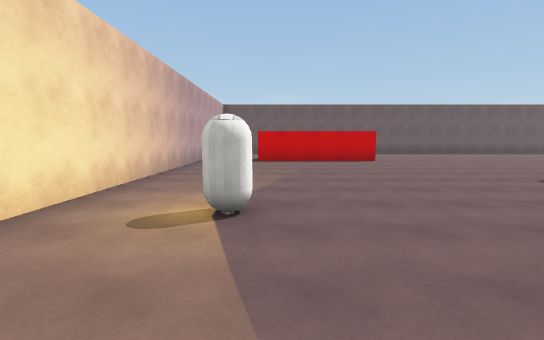
[1] (above)

16 first-person views from a walk through a 3-D level made in the Unity game engine. The camera is 1.5 m above the floor, tilts 6° down and sees 85° across. The floor is counted in squares, 2 m on a side. Each view is taken from the middle of a square. On the plan, view 1 faces up. The plan holds only what a view shows up to about 10 squares ahead; the rest is blank. The player is left out. Surface patterns are stand-ins for the level's own textures.

[2]
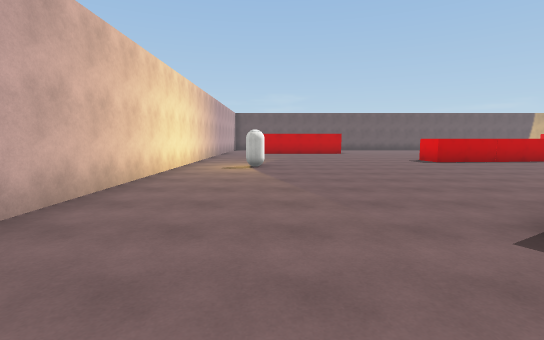

[3]
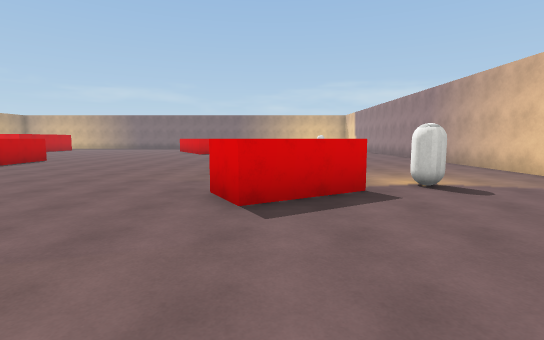

[4]
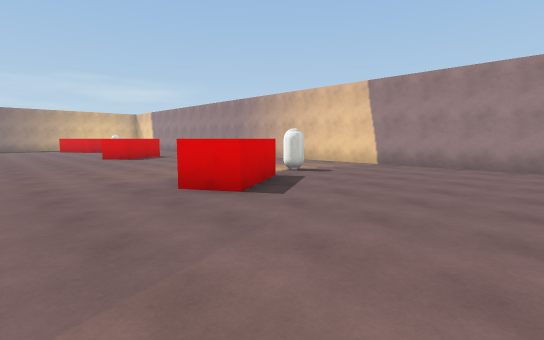

[5]
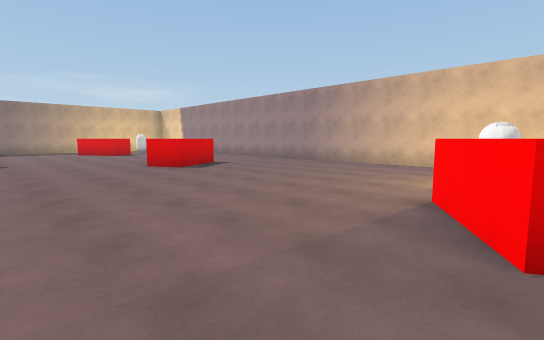

[6]
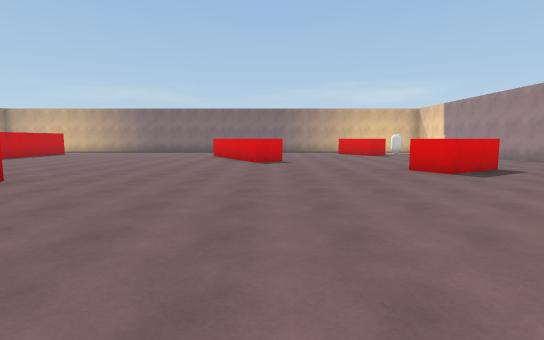

[7]
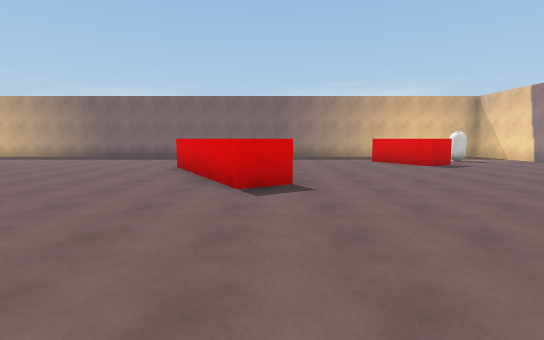

[8]
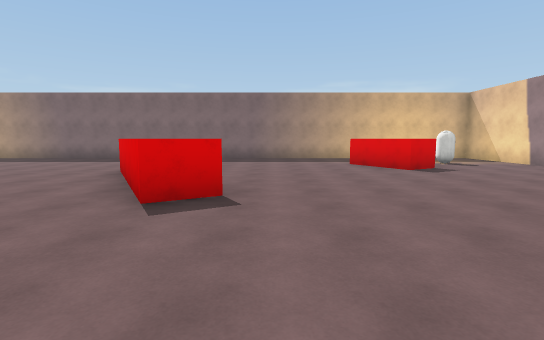

[9]
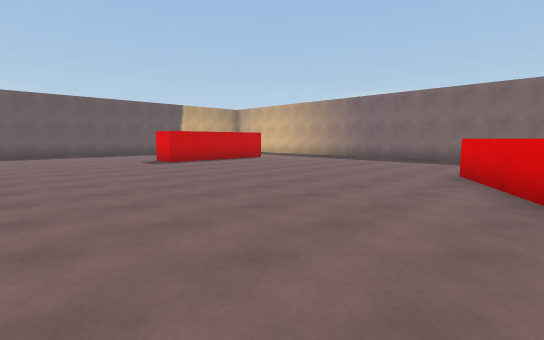

[10]
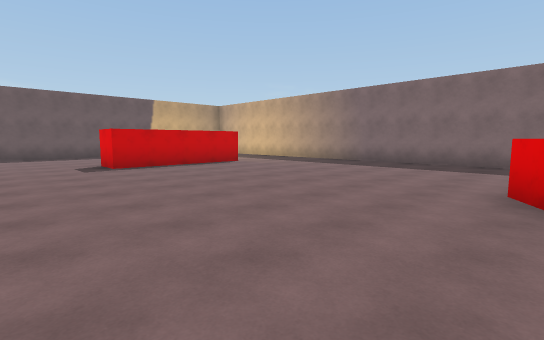

[11]
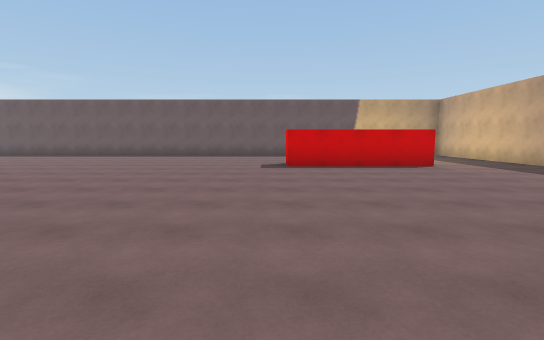

[12]
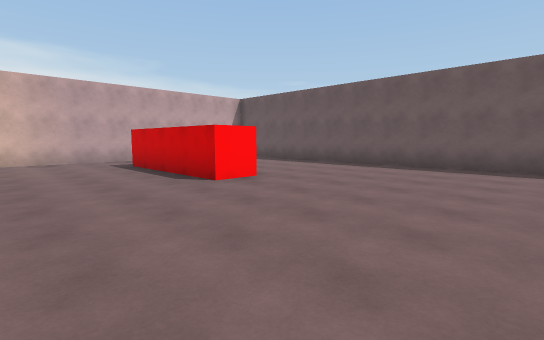

[13]
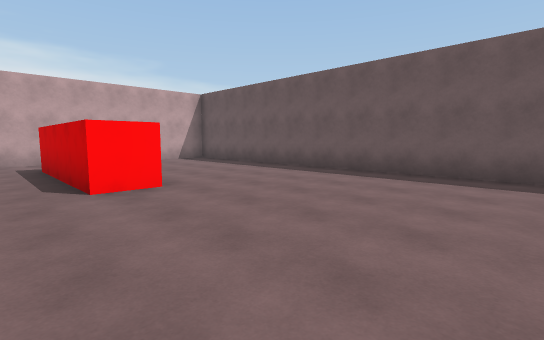

[14]
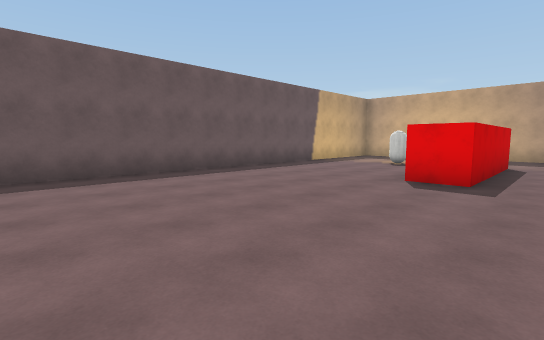

[15]
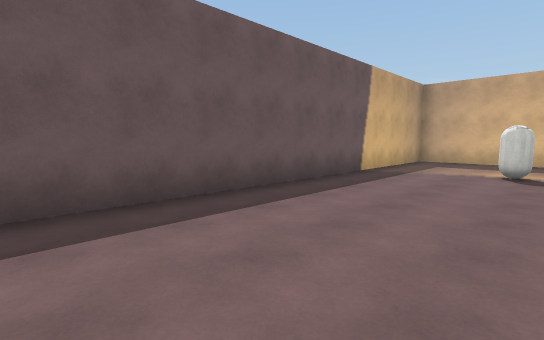

[16]
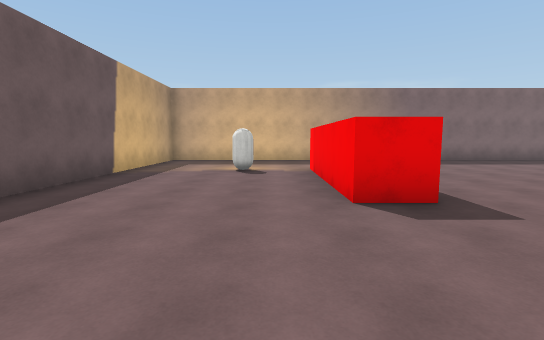

### Floor plan
Key: @ floor where view 1 was taken; # wall or solid block; . floor; = window, fence, low wall or low ledge; ^ raised ledge; O other object.
Columns run from 3 left of view 1 to 22 right of it. Each row starts with its distance up from view 1.
 16    #######################
 15    ......................#
 14   .......................#
 13   ...................O...#
 12     .....................#
 11 #     #...........####...#
 10 #..####...........####...#
  9 #.......................
  8 #.......................
  7 #........................#
  6 #.........   ............#
  5 #........^^^^............#
  4 #........................#
  3 #.O......................#
  2 #..................^^    #
  1 #................^^
  0 #..@............=^......
 -1 #.......................
 -2 #.....=.................
 -3  .....^.................
 -4   ....^^......^......^^
 -5   .....O......^  ....^
 -6   ..............  ....O
 -7   ............ ..  .....
 -8   ...........   ..   ...
 -9   ###########   ##   ###

Positions as (right, up) in squares from view 1, and headings:
1: (0, 0), facing up
2: (0, -5), facing up
3: (-1, -3), facing right
4: (-1, 0), facing down-right
5: (3, 0), facing down-right
6: (4, 0), facing right
7: (9, 0), facing right
8: (10, -1), facing right
9: (10, 1), facing up-right
10: (12, 2), facing up-right
11: (14, 2), facing up
12: (8, 7), facing up-left
13: (8, 9), facing up-left
14: (9, 9), facing up-right
15: (11, 12), facing up-right
16: (11, 12), facing right
